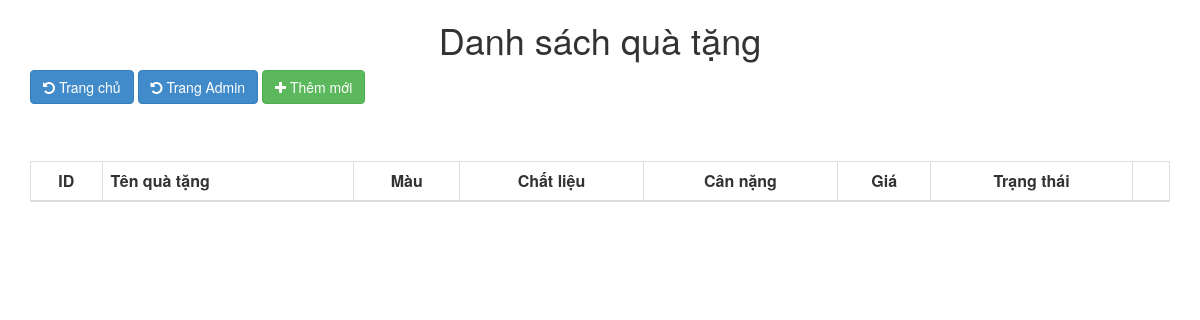
The page /gift_management.php on the database as committed earlier.
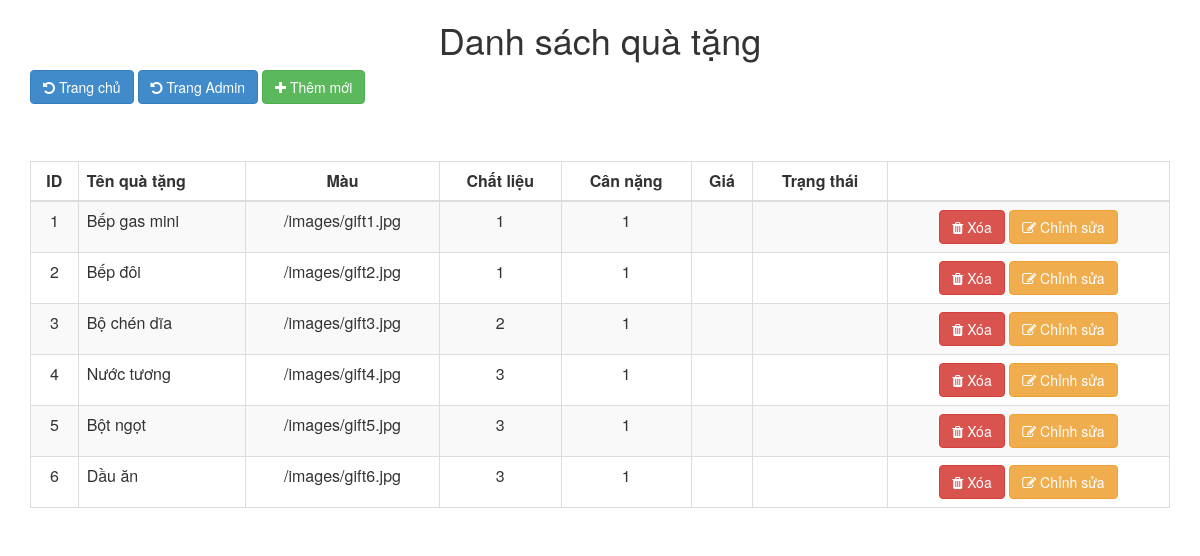
The same page on the database as committed later.
### tables this page shows
CREATE TABLE `gift` (
  `id` int(11) NOT NULL AUTO_INCREMENT,
  `name` varchar(255) DEFAULT NULL,
  `image` varchar(255) DEFAULT NULL,
  `gift_category_id` int(11) NOT NULL,
  `visible` tinyint(255) DEFAULT 1,
  PRIMARY KEY (`id`)
);

### gift_management.php (the view, shortened to what this page needs)
<html>
	<head lang="en">
		<link type="text/css" rel="stylesheet" href="bootstrap-3.2.0-dist\css\bootstrap.css"/>
    <link rel="stylesheet" href="css/font-awesome.min.css">
	</head>
	<body>
		<section id="user" class="parallax-section">
			<div class="container">
				<h1 align="center">Danh sách quà tặng</h1>
				<div class="d-block">
					<a type="button" href="index.php" class="btn btn-primary mr-5"><i class="fa fa-undo"></i> Trang chủ</a>
					<a type="button" href="admin.php" class="btn btn-primary"><i class="fa fa-undo"></i> Trang Admin</a>
					<a type="button" href="add_gift.php" class="btn btn-success"><i class="fa fa-plus"></i> Thêm mới</a>
				</div>
				<div class="d-block" style="margin-top:5%;">
					<table class="table table-bordered table-hover table-striped">
						<thead>
							<tr>
								<th scope="col" class="text-center">ID</th>
								<th scope="col">Tên quà tặng</th>
								<th scope="col" class="text-center">Màu</th>
								<th scope="col" class="text-center">Chất liệu</th>
								<th scope="col" class="text-center">Cân nặng</th>
								<th scope="col" class="text-center">Giá</th>
								<th scope="col" class="text-center">Trạng thái</th>
								<th scope="col"> </th>
							</tr>
						</thead>
						<?php
							include("database/db_conection.php");
							$view_users_query="select * from gift";
							$run=mysqli_query($dbcon,$view_users_query);
							while($row=mysqli_fetch_array($run))
							{
								$gift_id=$row[0];
								$gift_name=$row[1];
								$gift_color=$row[2];
								$gift_material=$row[3];
								$gift_weight=$row[4];
								$gift_price=$row[5];
								$gift_visible=$row[6];
						?>
						<tr>
							<td scope="row" class="text-center">
								<?php echo $gift_id;  ?></td>
							<td scope="row">
								<?php echo $gift_name;  ?></td>
							<td scope="row" class="text-center">
								<?php echo $gift_color;  ?></td>
							<td scope="row" class="text-center">
								<?php echo $gift_material;  ?></td>
							<td scope="row" class="text-center">
								<?php echo $gift_weight;  ?></td>
							<td scope="row" class="text-center">
								<?php echo $gift_price;  ?></td>
							<td scope="row" class="text-center">
								<?php echo $gift_visible;  ?></td>
							<td scope="row" class="text-center">
								<a href="delete_gift.php?id=<?php echo $gift_id ?>">
									<button class="btn btn-danger mr-2"><i class="fa fa-trash"></i> Xóa</button>
								</a>
								<a href="update_gift.php?id=<?php echo $gift_id ?>">
									<button class="btn btn-warning"><i class="fa fa-edit"></i> Chỉnh sửa</button>
								</a>
							</td>
						</tr>
						<?php } ?>
					</table>
				</div>
			</div>
		</section>
	</body>
</html>

Rows that differ between the two databases and show on the page:
added gift: id "1", name "Bếp gas mini", image "/images/gift1.jpg", gift_category "1", visible "1"
added gift: id "2", name "Bếp đôi", image "/images/gift2.jpg", gift_category "1", visible "1"
added gift: id "3", name "Bộ chén dĩa", image "/images/gift3.jpg", gift_category "2", visible "1"
added gift: id "4", name "Nước tương", image "/images/gift4.jpg", gift_category "3", visible "1"
added gift: id "5", name "Bột ngọt", image "/images/gift5.jpg", gift_category "3", visible "1"
added gift: id "6", name "Dầu ăn", image "/images/gift6.jpg", gift_category "3", visible "1"
